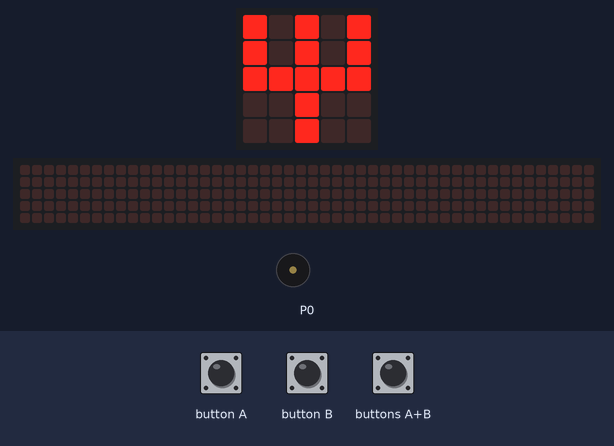
This program was run on a simulated BBC micro:bit (MakeCode). On the bench: the board's 5×5 LED display, a strip that is not on the board, showing the scrolling text unrolled, buzzer (waves = sounding). The test bench sets the inputs (shaded band). The 48×5 strip is a reading aid, not a part: it shows the text the display is scrolling, unrolled, one strip-width of it at a time.

Above: at 1.8 s.
1.9 s: button B pressed for 0.15 s
At 2.12 s:
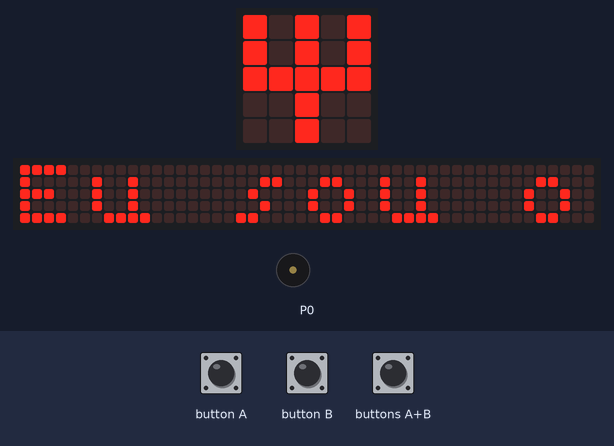
At 2.57 s:
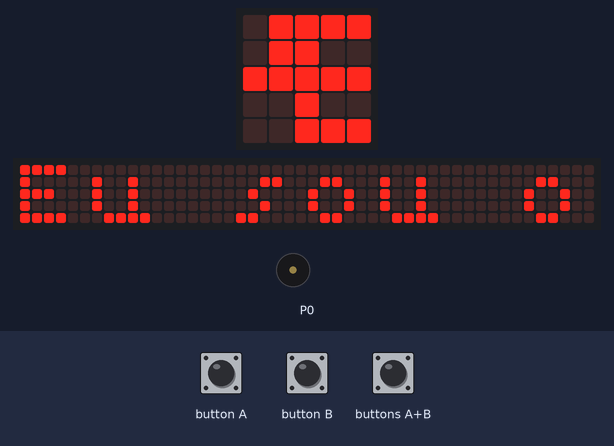
2.6 s: buttons A+B pressed for 0.15 s
At 2.87 s:
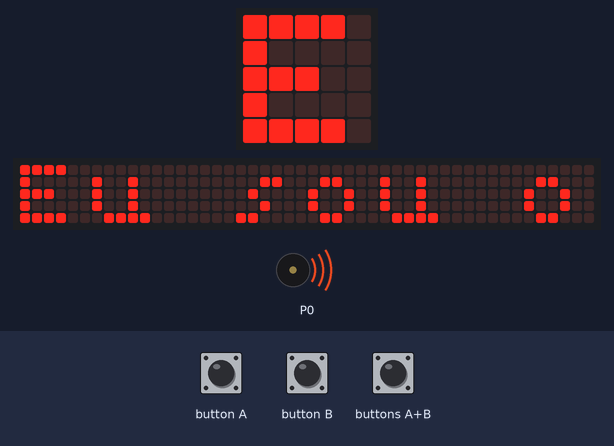
3.3 s: buttons A+B pressed for 1 s
Timing chart, 0 to 12.3 s (numbered marks = the images above; inputs shaded):
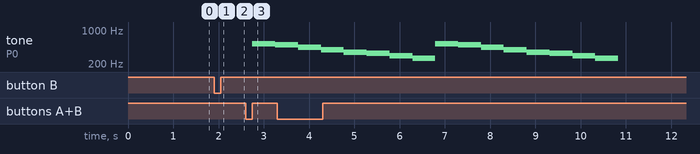

Measured:
- after the input at 1.9 s, the display: changes after 0.15 s (image 1)
- after the input at 2.6 s, tone on P0: silent → 523 Hz after 0.15 s, → 494 Hz 0.51 s later

The program:

main.ts
```typescript
input.onButtonPressed(Button.A, function () {
    basic.showLeds(`
        . # # # #
        . # . . .
        . # # # .
        . . . # .
        # # # # .
        `)
})
input.onButtonPressed(Button.AB, function () {
    music.play(music.stringPlayable("C5 B A G F E D C ", 120), music.PlaybackMode.UntilDone)
})
input.onButtonPressed(Button.B, function () {
    basic.showString("Eu sou o SHARK8BIT HAHAHAH")
})
basic.showIcon(IconNames.Pitchfork)
```

test.ts
```typescript
// testes vão aqui; isto não será compilado quando este pacote for usado como uma extensão.
```
